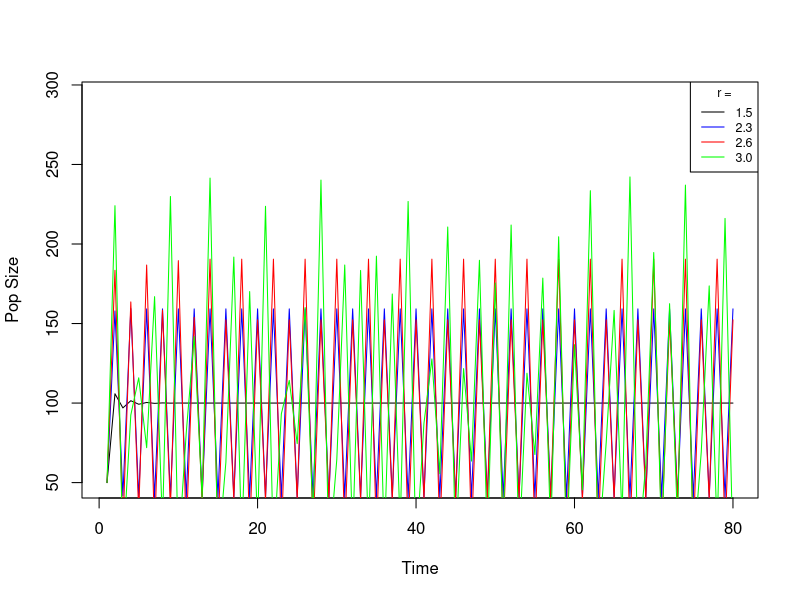
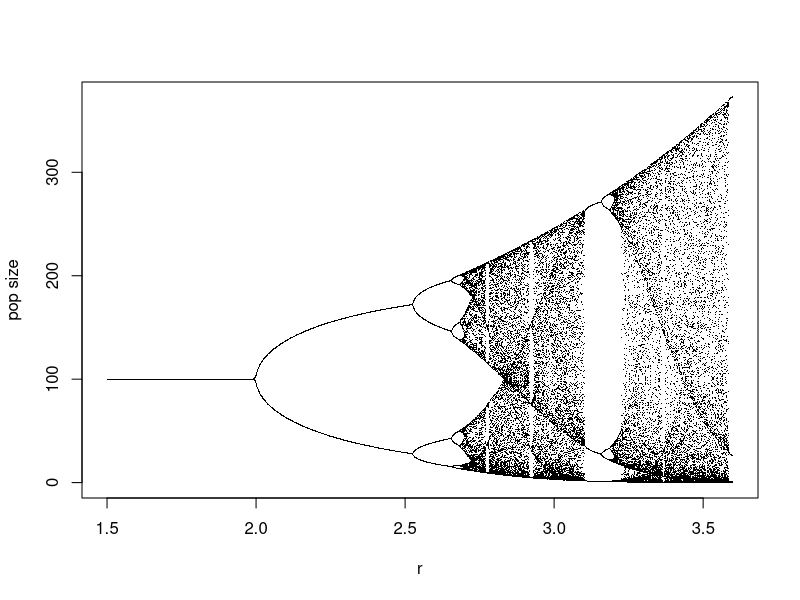
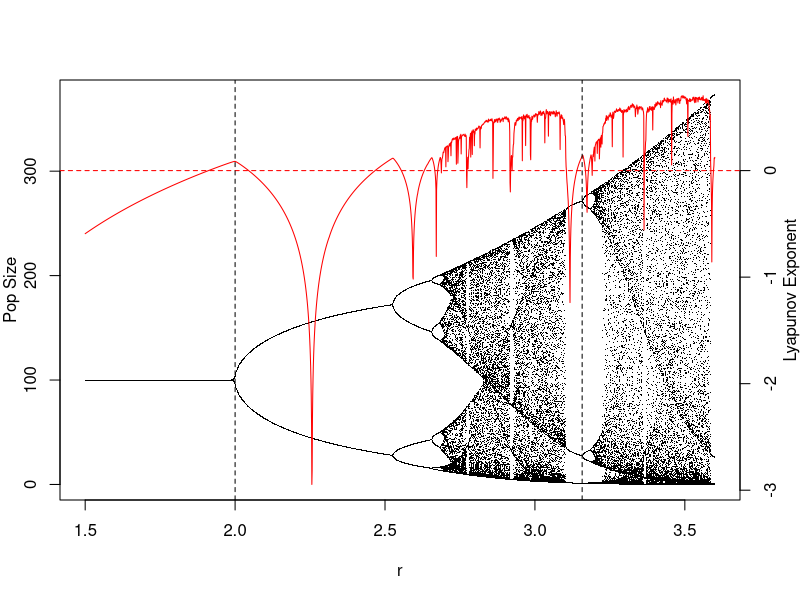

R code for these plots, in order:
## ---- chunk 1
RickRoll <- function(nt, r, k){
  nt1 <- nt*exp(r*(1-nt/k))
  return(nt1)
}
## ---- chunk 2
k <- 100 # carrying capacity
n0 <- 50 # starting population size
tf <- 80 # number of time steps to iterate over
## ---- chunk 3
vr <- c(1.5,2.3,2.6,3.0) # creating a vector of r values to use
Nvr <- length(vr) # this is the length of the r value vector
r <- matrix(NA,nrow=tf,ncol=Nvr) # creating an empty matrix with length of the time series,
                                 # and as many columns as r values we'll use
str(r) # checking the structure of the matrix
r[1,] <- rep(n0,Nvr) # putting in our starting value as the first time step entry
for(t in 1:(tf-1)){ # loop through all of the time steps
  r[t+1,] <- RickRoll(r[t,],r=vr,k=k) # use the vector of r values
}

## ---- chunk 4
# plot over the time series, the results of the simulation, and color them by r value
# also changing the ylim to make a little more room for the legend
matplot(1:tf,r,type = "l",xlab="Time",ylab="Pop Size", ylim=c(0,max(r))+50,col = c("black","blue","red","green"),lty = rep(1.4))
# add a legend with the r value lines marked out
legend("topright", title = "r =", col=c("black","blue","red","green"),legend=c("1.5","2.3","2.6","3.0"),lty = rep(1,4),cex=0.75)
## ---- chunk 5
rm(r)
rm(t)

k <- 100 # carrying capacity
n0 <- 50 # starting pop size
tf <- 500 # number of time steps to take
## ---- chunk 6
vr <- seq(from=1.5,to=3.6,by=0.001) # creating a vector of r values to use
Nvr <- length(vr) # this is the length of the r value vector
r <- matrix(NA,nrow=tf,ncol=Nvr) # creating an empty matrix with length of the time series,
                                 # and as many columns as r values we'll use
str(r) # checking the structure of the matrix
r[1,] <- rep(n0,Nvr) # putting in our starting value as the first time step entry
for(t in 1:(tf-1)){ # loop through all of the time steps
  r[t+1,] <- RickRoll(r[t,],r=vr,k=k) # use the vector of r values
}
## ---- chunk 7
r2 <- r[(tf-39):tf,] # create a new matrix with only the last 40 time points
str(r2) # check the structure to make sure it worked
plot(vr,r2[1,], pch=".", xlab="r", ylab="pop size") # plot the vector of r values against the first
# set of population sizes and time points
for(i in 2:40) points(vr,r2[i,],pch=".") # use a for loop to plot the rest of the time points
## ---- chunk 8

f=function(r,x)x*exp(r*(1-x)) # function for Ricker
fp=function(r,x)exp(r*(1-x))*(1-r*x) # function for derivative of Ricker
Tf=1000 # how long to calculate lyapunov for

lyap=numeric(Nvr) # vector to store the lyapunov exponents, length of vr used above
x=n0 # initial densities same as for the bifurcation diagram

for(t in 1:Tf){
  x=f(vr,x) # updating the x values for all the r values
  lyap=lyap+log(abs(fp(vr,x))) # summing up all the logs of absolute values of derivatives
}

lyap=lyap/Tf # we want average stretch over time, so we divide by length of the run
## ---- chunk 9
par(mar=c(5,3,4,3)) # change margins to make room for two y axes
plot(vr,r2[1,], pch=".", xlab="r",ylab=NA) # plot initial bifurcation diagram points
mtext(side=2,line=2,"Pop Size") # add axis label
for(j in 2:40) points(vr,r2[j,],pch=".") # plot the rest of the bifurcation diagram points
par(new=T) # add a new plot on top of the old one
plot(vr,lyap,type="l",col="red",axes=F,xlab=NA,ylab=NA) # plot lyapunov exponents against vr
axis(side=4) # add a second y axis on the right side
mtext(side=4,line=2,"Lyapunov Exponent") # add a second y axis label
abline(h=0,lty=2,col="red") # add a dashed line showing a lyapunov exponent of 0
abline(v=c(2.0,3.1575),lty=2,col=rep("black",2)) # add a few dashed lines to see how bifurcation matches up with lyapunov

